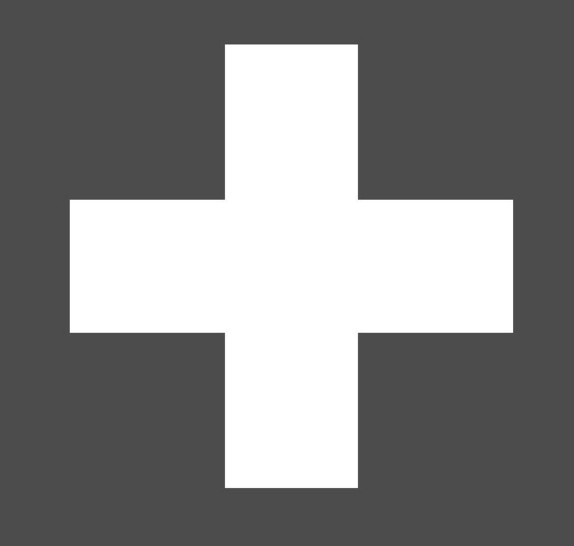
#> input picture picture/res2.jpg, 574 x 546 px, found by its file name
$ python 8_contours.py
#> lines starting #> are read from the running program, lines starting #| are printed output that depends on the picture; after the words box and inside, x2 and y2 are one past the last pixel; in counts of white or black regions, pixels touching at a corner belong together
import cv2

#图像预处理（灰度及二值化）
img = cv2.imread("E:\\Python\\OpenCV_StudyNotes\\picture\\res2.jpg")
#> img is the input picture: shape (546, 574, 3); min 66, max 255, mean 133.3
img2 = img.copy()
gray = cv2.cvtColor(img, cv2.COLOR_BGR2GRAY)
binary = cv2.threshold(gray, 127, 255, cv2.THRESH_BINARY)[1]
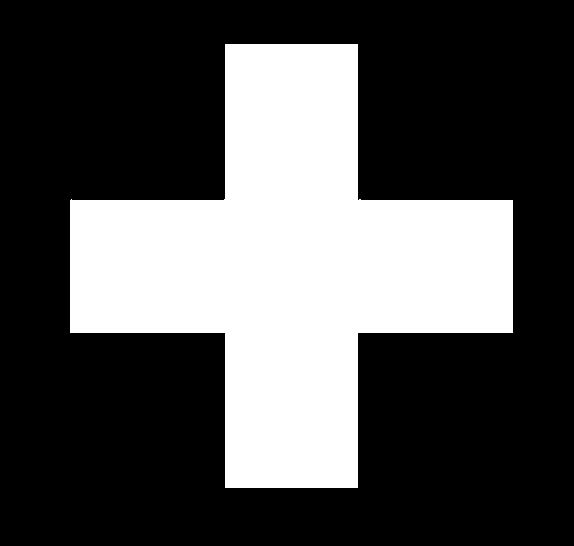
#> binary: shape (546, 574); 32% white; 1 white region

contours = cv2.findContours(binary, cv2.RETR_TREE, cv2.CHAIN_APPROX_SIMPLE)[0]
#> contours = 1 contour; box (x1, y1, x2, y2) and area: (70, 44, 513, 488) 99402
cv2.drawContours(img2, contours, -1, (0, 0, 255), 1)
cnt = contours[0]
#> cnt = contour of 21 points, box (x1, y1, x2, y2) (70, 44, 513, 488), area 99402
x, y, w, h = cv2.boundingRect(cnt)
#> x = 70; y = 44; w = 443; h = 444
cv2.rectangle(img2, (x, y), (x+w, y+h), (0, 0, 255), 2)
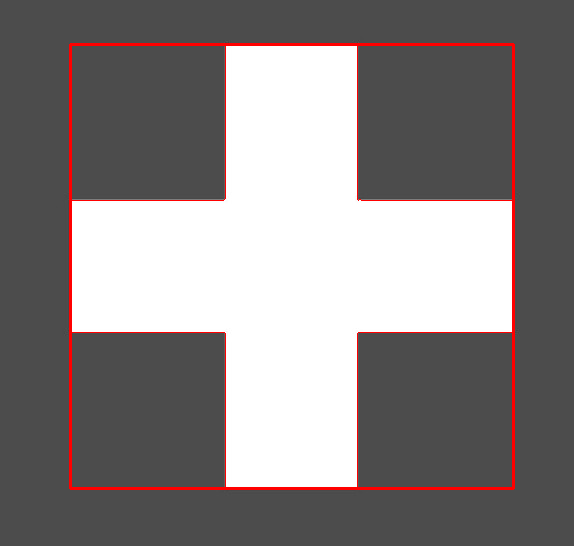
#> img2: shape (546, 574, 3); mean B, G, R 130.6, 130.6, 135.9

#输出图像
cv2.imshow('image', img)
cv2.imshow('contours', img2)
cv2.waitKey(0)
cv2.destroyAllWindows()
